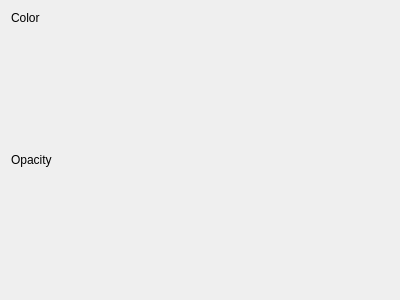
<?xml version="1.0" encoding="UTF-8"?>
<ui version="4.0">
 <class>DofDialog</class>
 <widget class="QDialog" name="DofDialog">
  <property name="geometry">
   <rect>
    <x>0</x>
    <y>0</y>
    <width>400</width>
    <height>300</height>
   </rect>
  </property>
  <property name="windowTitle">
   <string>Degrees of freedom</string>
  </property>
  <layout class="QVBoxLayout" name="verticalLayout">
   <item>
    <layout class="QFormLayout" name="formLayout">
     <property name="fieldGrowthPolicy">
      <enum>QFormLayout::AllNonFixedFieldsGrow</enum>
     </property>
    </layout>
   </item>
   <item>
    <widget class="QLabel" name="label">
     <property name="sizePolicy">
      <sizepolicy hsizetype="Preferred" vsizetype="Maximum">
       <horstretch>0</horstretch>
       <verstretch>0</verstretch>
      </sizepolicy>
     </property>
     <property name="text">
      <string>Color</string>
     </property>
    </widget>
   </item>
   <item>
    <widget class="QWidget" name="widget" native="true">
     <layout class="QVBoxLayout" name="verticalLayout_2">
      <property name="spacing">
       <number>0</number>
      </property>
      <property name="margin">
       <number>0</number>
      </property>
     </layout>
    </widget>
   </item>
   <item>
    <widget class="QLabel" name="label_2">
     <property name="sizePolicy">
      <sizepolicy hsizetype="Preferred" vsizetype="Maximum">
       <horstretch>0</horstretch>
       <verstretch>0</verstretch>
      </sizepolicy>
     </property>
     <property name="text">
      <string>Opacity</string>
     </property>
    </widget>
   </item>
   <item>
    <widget class="QWidget" name="widget_2" native="true">
     <layout class="QVBoxLayout" name="verticalLayout_3">
      <property name="spacing">
       <number>0</number>
      </property>
      <property name="margin">
       <number>0</number>
      </property>
     </layout>
    </widget>
   </item>
  </layout>
 </widget>
 <resources/>
 <connections/>
</ui>
